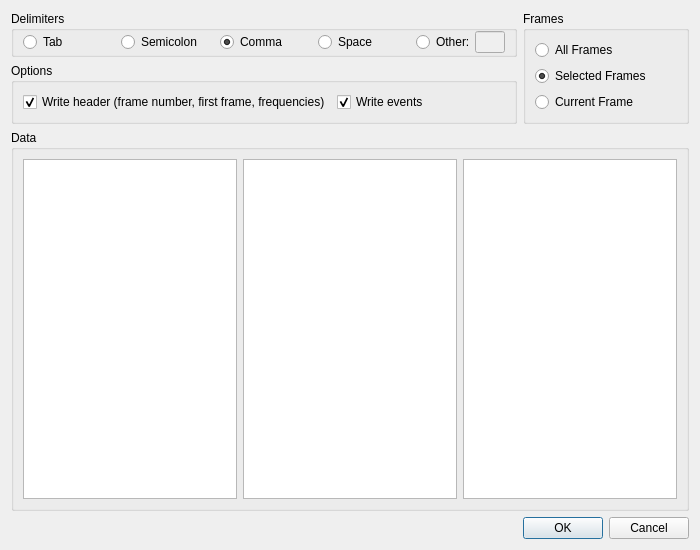
<?xml version="1.0" encoding="UTF-8"?>
<ui version="4.0">
 <class>ExportASCIIDialog</class>
 <widget class="QDialog" name="ExportASCIIDialog">
  <property name="geometry">
   <rect>
    <x>0</x>
    <y>0</y>
    <width>700</width>
    <height>550</height>
   </rect>
  </property>
  <property name="windowTitle">
   <string>Export Data</string>
  </property>
  <layout class="QGridLayout" name="gridLayout" columnstretch="1,0">
   <item row="0" column="0">
    <widget class="QGroupBox" name="groupBox">
     <property name="title">
      <string>Delimiters</string>
     </property>
     <layout class="QHBoxLayout" name="horizontalLayout_2">
      <property name="topMargin">
       <number>0</number>
      </property>
      <property name="bottomMargin">
       <number>0</number>
      </property>
      <item>
       <widget class="QRadioButton" name="tabRadioButton">
        <property name="text">
         <string>Tab</string>
        </property>
       </widget>
      </item>
      <item>
       <widget class="QRadioButton" name="semicolonRadioButton">
        <property name="text">
         <string>Semicolon</string>
        </property>
       </widget>
      </item>
      <item>
       <widget class="QRadioButton" name="commaRadioButton">
        <property name="text">
         <string>Comma</string>
        </property>
        <property name="checked">
         <bool>true</bool>
        </property>
       </widget>
      </item>
      <item>
       <widget class="QRadioButton" name="spaceRadioButton">
        <property name="text">
         <string>Space</string>
        </property>
       </widget>
      </item>
      <item>
       <widget class="QFrame" name="otherFrame">
        <property name="sizePolicy">
         <sizepolicy hsizetype="Fixed" vsizetype="Preferred">
          <horstretch>0</horstretch>
          <verstretch>0</verstretch>
         </sizepolicy>
        </property>
        <layout class="QHBoxLayout" name="horizontalLayout">
         <property name="spacing">
          <number>0</number>
         </property>
         <property name="margin">
          <number>0</number>
         </property>
         <item>
          <widget class="QRadioButton" name="otherRadioButton">
           <property name="text">
            <string>Other:</string>
           </property>
          </widget>
         </item>
         <item>
          <widget class="QLineEdit" name="otherLineEdit">
           <property name="enabled">
            <bool>false</bool>
           </property>
           <property name="maximumSize">
            <size>
             <width>30</width>
             <height>16777215</height>
            </size>
           </property>
          </widget>
         </item>
        </layout>
       </widget>
      </item>
     </layout>
    </widget>
   </item>
   <item row="0" column="1" rowspan="2">
    <widget class="QGroupBox" name="groupBox_4">
     <property name="title">
      <string>Frames</string>
     </property>
     <layout class="QVBoxLayout" name="verticalLayout">
      <item>
       <widget class="QRadioButton" name="allFramesRadioButton">
        <property name="text">
         <string>All Frames</string>
        </property>
       </widget>
      </item>
      <item>
       <widget class="QRadioButton" name="selectedFramesRadioButton">
        <property name="text">
         <string>Selected Frames</string>
        </property>
        <property name="checked">
         <bool>true</bool>
        </property>
       </widget>
      </item>
      <item>
       <widget class="QRadioButton" name="currentFrameRadioButton">
        <property name="text">
         <string>Current Frame</string>
        </property>
       </widget>
      </item>
     </layout>
    </widget>
   </item>
   <item row="1" column="0">
    <widget class="QGroupBox" name="groupBox_3">
     <property name="title">
      <string>Options</string>
     </property>
     <layout class="QHBoxLayout" name="horizontalLayout_4">
      <item>
       <widget class="QCheckBox" name="writeHeaderCheckBox">
        <property name="text">
         <string>Write header (frame number, first frame, frequencies)</string>
        </property>
        <property name="checked">
         <bool>true</bool>
        </property>
       </widget>
      </item>
      <item>
       <widget class="QCheckBox" name="writeEventsCheckBox">
        <property name="text">
         <string>Write events</string>
        </property>
        <property name="checked">
         <bool>true</bool>
        </property>
       </widget>
      </item>
     </layout>
    </widget>
   </item>
   <item row="2" column="0" colspan="2">
    <widget class="QGroupBox" name="groupBox_2">
     <property name="title">
      <string>Data</string>
     </property>
     <layout class="QHBoxLayout" name="horizontalLayout_3">
      <item>
       <widget class="QTreeWidget" name="pointsTreeWidget">
        <property name="selectionMode">
         <enum>QAbstractItemView::NoSelection</enum>
        </property>
        <property name="indentation">
         <number>15</number>
        </property>
        <attribute name="headerVisible">
         <bool>false</bool>
        </attribute>
        <attribute name="headerStretchLastSection">
         <bool>false</bool>
        </attribute>
        <column>
         <property name="text">
          <string notr="true">1</string>
         </property>
        </column>
       </widget>
      </item>
      <item>
       <widget class="QTreeWidget" name="forcePlatesTreeWidget">
        <property name="indentation">
         <number>15</number>
        </property>
        <attribute name="headerVisible">
         <bool>false</bool>
        </attribute>
        <attribute name="headerStretchLastSection">
         <bool>false</bool>
        </attribute>
        <column>
         <property name="text">
          <string notr="true">1</string>
         </property>
        </column>
       </widget>
      </item>
      <item>
       <widget class="QTreeWidget" name="analogsTreeWidget">
        <property name="indentation">
         <number>15</number>
        </property>
        <attribute name="headerVisible">
         <bool>false</bool>
        </attribute>
        <attribute name="headerStretchLastSection">
         <bool>false</bool>
        </attribute>
        <column>
         <property name="text">
          <string notr="true">1</string>
         </property>
        </column>
       </widget>
      </item>
     </layout>
    </widget>
   </item>
   <item row="3" column="1">
    <widget class="QDialogButtonBox" name="buttonBox">
     <property name="orientation">
      <enum>Qt::Horizontal</enum>
     </property>
     <property name="standardButtons">
      <set>QDialogButtonBox::Cancel|QDialogButtonBox::Ok</set>
     </property>
    </widget>
   </item>
  </layout>
 </widget>
 <resources/>
 <connections>
  <connection>
   <sender>buttonBox</sender>
   <signal>accepted()</signal>
   <receiver>ExportASCIIDialog</receiver>
   <slot>accept()</slot>
   <hints>
    <hint type="sourcelabel">
     <x>248</x>
     <y>254</y>
    </hint>
    <hint type="destinationlabel">
     <x>157</x>
     <y>274</y>
    </hint>
   </hints>
  </connection>
  <connection>
   <sender>buttonBox</sender>
   <signal>rejected()</signal>
   <receiver>ExportASCIIDialog</receiver>
   <slot>reject()</slot>
   <hints>
    <hint type="sourcelabel">
     <x>316</x>
     <y>260</y>
    </hint>
    <hint type="destinationlabel">
     <x>286</x>
     <y>274</y>
    </hint>
   </hints>
  </connection>
  <connection>
   <sender>otherRadioButton</sender>
   <signal>toggled(bool)</signal>
   <receiver>otherLineEdit</receiver>
   <slot>setEnabled(bool)</slot>
   <hints>
    <hint type="sourcelabel">
     <x>350</x>
     <y>48</y>
    </hint>
    <hint type="destinationlabel">
     <x>423</x>
     <y>56</y>
    </hint>
   </hints>
  </connection>
 </connections>
</ui>
